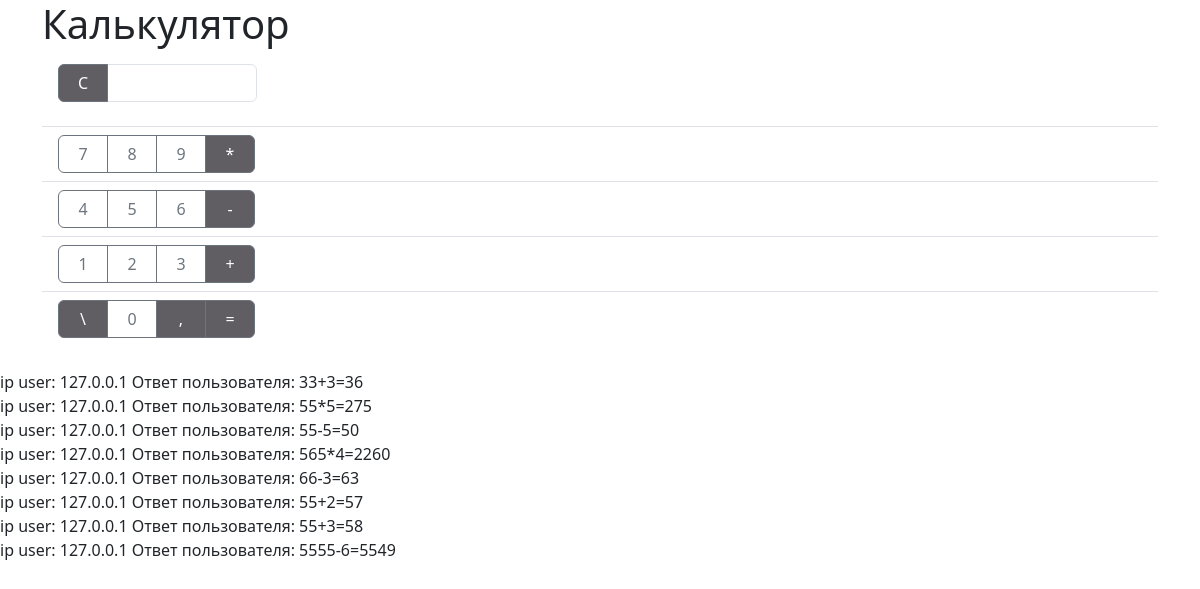
The page / on the database its author committed.
### tables this page shows
CREATE TABLE `otvet` (
  `id` int NOT NULL,
  `ip_users` varchar(50) NOT NULL,
  `otv` varchar(120) NOT NULL
);

### index.php (the view, shortened to what this page needs)
<!doctype html>
<html lang="en">
  <head>
    <link href="https://cdn.jsdelivr.net/npm/bootstrap@5.3.1/dist/css/bootstrap.min.css" rel="stylesheet">
  </head>
  <body>
    <div class="container">
      <h1>Калькулятор</h1>
      <form method="post" >
          <ul class="list-group list-group-flush">
            <li class="list-group-item"><div class="btn-group me-2" role="group" aria-label="Первая группа">
              <div class="input-group mb-3">
                <button class="btn btn-outline-secondary" value="C" type="button" style="width: 50px; background-color: #605d63; color: white;" id="button-addon1">С</button>
                <input readonly="readonly" type="text" name='otv' id='sosat' class="form-control" style="width: 150px;"  aria-label="Пример текста с надстройкой кнопкой" aria-describedby="button-addon1">
              </div>
            </div></li>
            <li class="list-group-item"><div class="btn-group me-2" role="group" aria-label="Первая группа">
              <button type="button" id="but_7" value="7" style="width: 50px;" class="btn btn-outline-secondary">7</button>
              <button type="button" value="8" style="width: 50px;" class="btn btn-outline-secondary">8</button>
              <button type="button" value="9" style="width: 50px;" class="btn btn-outline-secondary">9</button>
              <button type="button" value="*"  style="width: 50px; background-color: #605d63; color: white;" class="btn btn-outline-secondary">*</button>
            </div></li>
                      <li class="list-group-item"><div class="btn-group me-2" role="group" aria-label="Первая группа">
              <button type="button" value="4" style="width: 50px;" class="btn btn-outline-secondary">4</button>
              <button type="button" value="5" style="width: 50px;" class="btn btn-outline-secondary">5</button>
              <button type="button" value="6" style="width: 50px;" class="btn btn-outline-secondary">6</button>
              <button type="button" value="-" style="width: 50px; background-color: #605d63; color: white;" class="btn btn-outline-secondary">-</button>
            </div></li>
                      <li class="list-group-item"><div class="btn-group me-2" role="group" aria-label="Первая группа">
              <button type="button" style="width: 50px;" value="1" class="btn btn-outline-secondary">1</button>
              <button type="button" style="width: 50px;" value="2" class="btn btn-outline-secondary">2</button>
              <button type="button" style="width: 50px;" value="3" class="btn btn-outline-secondary">3</button>
              <button type="button" value="+" style="width: 50px; background-color: #605d63; color: white;" class="btn btn-outline-secondary">+</button>
            </div></li>
            <li class="list-group-item"><div class="btn-group me-2" role="group" aria-label="Первая группа">
              <button type="button" value="/" style="width: 50px; background-color: #605d63; color: white;" class="btn btn-outline-secondary">\</button>
              <button type="button" value="0" style="width: 50px;" class="btn btn-outline-secondary">0</button>
              <button type="button" value="," style="width: 50px; background-color: #605d63; color: white;" class="btn btn-outline-secondary">,</button>
              <button type="submit" id="otvet" value="=" style="width: 50px; background-color: #605d63; color: white;" class="btn btn-outline-secondary">=</button>
            </div></li>
          </ul>
      </form>
    </div>
    <?php
      require('vender/connect.php');
      $select_product = "SELECT ip_users, otv FROM otvet";
      $result = $CONNECT->query($select_product);
      if ($result->num_rows > 0) {
        while($row = $result->fetch_assoc()) {
          echo "<br>" . "ip user: " . $row["ip_users"] . "&nbsp" . "Ответ пользователя: " . $row['otv'];
        }
      } else {
        echo "0 results";
      }
    ?>
  </body>
</html>

### rows shown on the page
otvet: ip_users "127.0.0.1", otv "33+3=36"
otvet: ip_users "127.0.0.1", otv "55*5=275"
otvet: ip_users "127.0.0.1", otv "55-5=50"
otvet: ip_users "127.0.0.1", otv "565*4=2260"
otvet: ip_users "127.0.0.1", otv "66-3=63"
otvet: ip_users "127.0.0.1", otv "55+2=57"
otvet: ip_users "127.0.0.1", otv "55+3=58"
otvet: ip_users "127.0.0.1", otv "5555-6=5549"
